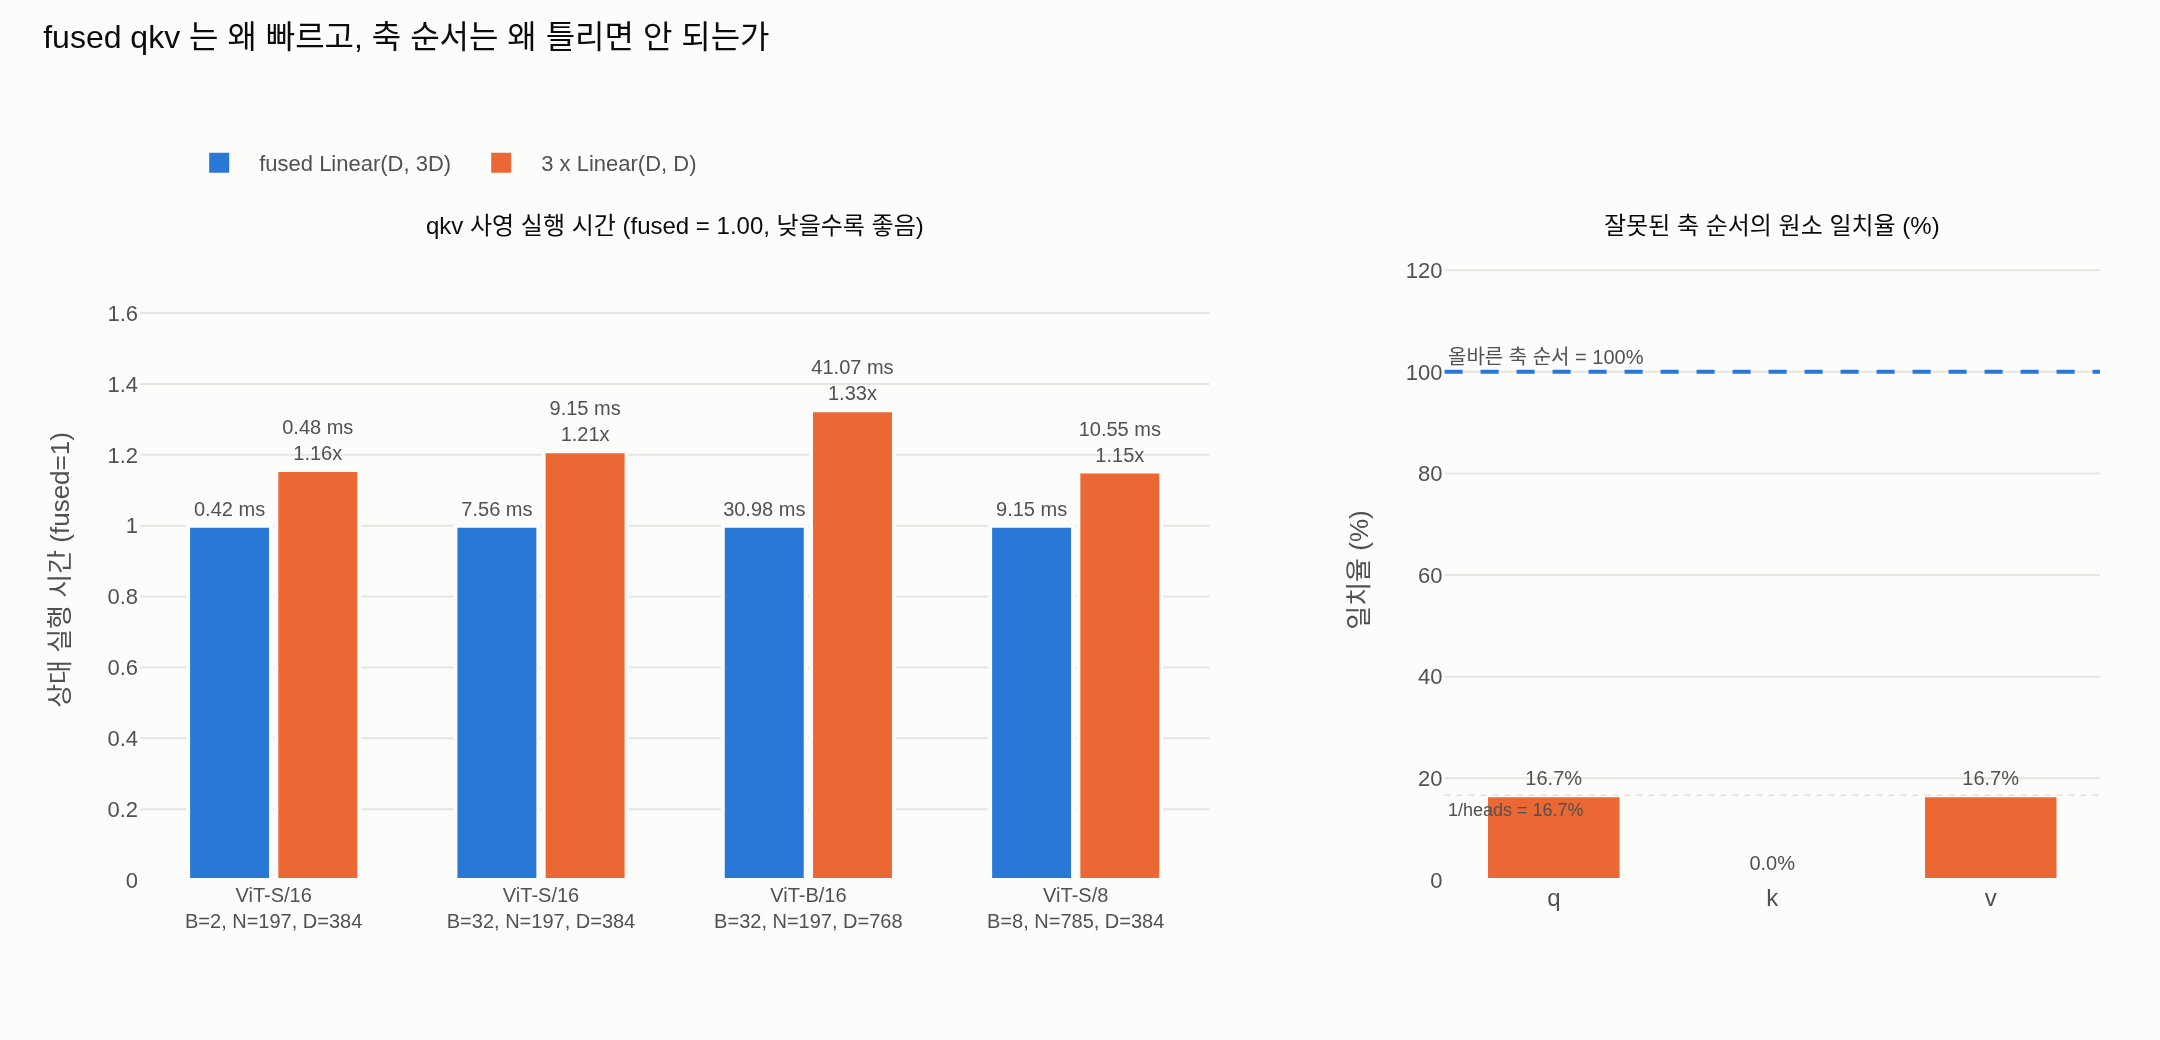

Generate this figure with Python:
# %% [markdown]
# # DINO `Attention` 의 Q/K/V: fused `Linear(D, 3D)` + `reshape`/`permute` 실험
#
# 다루는 것
#
# 1. `Linear(D, 3D)` 의 weight/bias 를 세 덩어리로 잘라 별도 `Linear(D, D)` 세 개에 복사한 뒤
#    두 경로의 q/k/v 가 **정확히 일치**하는지 검증
# 2. `reshape` → `permute(2,0,3,1,4)` 각 단계 shape 을 순서대로 출력
# 3. 축을 잘못 놓았을 때(`reshape(B, N, heads, 3, d_h)`) 값이 어떻게 섞이는지 반례
# 4. fused vs 3-Linear 실행 시간 벤치마크 (`timeit`)
#
# 검증 대상 코드 (`dino/vision_transformer.py` 82–83행):
#
# ```python
# qkv = self.qkv(x).reshape(B, N, 3, self.num_heads, C // self.num_heads).permute(2, 0, 3, 1, 4)
# q, k, v = qkv[0], qkv[1], qkv[2]
# ```

# %%
import timeit

import torch
import torch.nn as nn
from plotly.subplots import make_subplots


def _show(fig):
    try:
        from IPython import get_ipython
        if get_ipython() is not None:  # VSCode 셀/Jupyter에서만 렌더링
            fig.show()
    except ImportError:
        pass


torch.manual_seed(0)
torch.set_grad_enabled(False)

# ViT-S/16, 224px 설정
B, N, D, HEADS = 2, 197, 384, 6
DH = D // HEADS

print(f"B={B}  N={N}  D={D}  heads={HEADS}  d_h={DH}")
print(f"torch {torch.__version__}  threads={torch.get_num_threads()}")

# 출력: B=2  N=197  D=384  heads=6  d_h=64
# 출력: torch 2.4.0+cu121  threads=8

# %% [markdown]
# ## 1. fused `Linear(D, 3D)` == 세 개의 `Linear(D, D)`
#
# $$
# W^{qkv} = \begin{bmatrix} W^{q} \\ W^{k} \\ W^{v} \end{bmatrix} \in \mathbb{R}^{3D \times D},
# \qquad
# b^{qkv} = \begin{bmatrix} b^{q} \\ b^{k} \\ b^{v} \end{bmatrix} \in \mathbb{R}^{3D}
# $$
#
# $$
# X (W^{qkv})^{\top} + b^{qkv}
# = \big[\, X (W^{q})^{\top} + b^{q} \;\big\Vert\; X (W^{k})^{\top} + b^{k} \;\big\Vert\; X (W^{v})^{\top} + b^{v} \,\big]
# $$
#
# `nn.Linear.weight` 는 $(\text{out}, \text{in})$ 이므로 **행 방향**(`dim=0`)으로 `split(D)` 하면
# 정확히 $W^q, W^k, W^v$ 가 나온다.

# %%
x = torch.randn(B, N, D)

# ── 경로 A: DINO 처럼 fused
qkv_fused = nn.Linear(D, D * 3, bias=True)   # qkv_bias=True 인 실제 DINO 설정
qkv_fused.eval()

# ── 경로 B: 분리형 세 개 — fused 의 weight/bias 를 3등분해서 복사
lin_q, lin_k, lin_v = (nn.Linear(D, D, bias=True) for _ in range(3))
Wq, Wk, Wv = qkv_fused.weight.split(D, dim=0)    # 각 (D, D)
bq, bk, bv = qkv_fused.bias.split(D, dim=0)      # 각 (D,)
for lin, W, b in ((lin_q, Wq, bq), (lin_k, Wk, bk), (lin_v, Wv, bv)):
    lin.weight.copy_(W)
    lin.bias.copy_(b)
    lin.eval()

print(f"fused weight {tuple(qkv_fused.weight.shape)}  bias {tuple(qkv_fused.bias.shape)}")
print(f"split 후    weight {tuple(Wq.shape)} x 3      bias {tuple(bq.shape)} x 3")
n_fused = sum(p.numel() for p in qkv_fused.parameters())
n_split = sum(p.numel() for lin in (lin_q, lin_k, lin_v) for p in lin.parameters())
print(f"파라미터 수: fused={n_fused:,}  3-Linear={n_split:,}  동일={n_fused == n_split}")

# 출력: fused weight (1152, 384)  bias (1152,)
# 출력: split 후    weight (384, 384) x 3      bias (384,) x 3
# 출력: 파라미터 수: fused=443,520  3-Linear=443,520  동일=True   (= 3*384^2 + 3*384)


# %%
def split_qkv_dino(lin, x):
    """DINO 방식: fused Linear → reshape → permute → 첫 축 인덱싱."""
    b, n, c = x.shape
    qkv = lin(x).reshape(b, n, 3, HEADS, c // HEADS).permute(2, 0, 3, 1, 4)
    return qkv[0], qkv[1], qkv[2]          # 각 (B, heads, N, d_h)


def split_qkv_three(lq, lk, lv, x):
    """분리형: Linear 3회 → head 분할 → transpose."""
    b, n, c = x.shape
    out = []
    for lin in (lq, lk, lv):
        t = lin(x).reshape(b, n, HEADS, c // HEADS).transpose(1, 2)
        out.append(t)                       # (B, heads, N, d_h)
    return tuple(out)


qA = split_qkv_dino(qkv_fused, x)
qB = split_qkv_three(lin_q, lin_k, lin_v, x)

print(f"{'':>6s} {'shape':>24s} {'max |A-B|':>12s}  allclose")
for name, a, b in zip("qkv", qA, qB):
    err = (a - b).abs().max().item()
    print(f"{name:>6s} {str(tuple(a.shape)):>24s} {err:12.3e}  {torch.allclose(a, b, atol=0, rtol=0)}")

# 출력:                           shape    max |A-B|  allclose
# 출력:      q          (2, 6, 197, 64)    0.000e+00  True
# 출력:      k          (2, 6, 197, 64)    0.000e+00  True
# 출력:      v          (2, 6, 197, 64)    0.000e+00  True

# %% [markdown]
# 오차가 `0.000e+00` — 부동소수 오차조차 없이 **bit 단위로 동일**하다.
# (같은 GEMM 커널이 같은 순서로 각 출력 행을 계산하기 때문. 수학적 동등성뿐 아니라
# 수치적으로도 fused 층은 세 층을 이어붙인 것과 구별되지 않는다.)
#
# 반대 방향도 확인해 두자: `qkv_bias=False` 인 경우.

# %%
qkv_nb = nn.Linear(D, D * 3, bias=False).eval()
lins_nb = [nn.Linear(D, D, bias=False).eval() for _ in range(3)]
for lin, W in zip(lins_nb, qkv_nb.weight.split(D, dim=0)):
    lin.weight.copy_(W)

errs = [(a - b).abs().max().item()
        for a, b in zip(split_qkv_dino(qkv_nb, x), split_qkv_three(*lins_nb, x))]
print(f"qkv_bias=False  →  bias is None: {qkv_nb.bias is None},  q/k/v 오차: {errs}")
print("DINO 클래스 기본값은 qkv_bias=False 지만, vit_small/vit_base 팩토리는 True 를 넘긴다.")

# 출력: qkv_bias=False  →  bias is None: True,  q/k/v 오차: [0.0, 0.0, 0.0]
# 출력: DINO 클래스 기본값은 qkv_bias=False 지만, vit_small/vit_base 팩토리는 True 를 넘긴다.

# %% [markdown]
# ## 2. `reshape` → `permute` 각 단계 shape
#
# 마지막 축 $3D$ 를 row-major 로 쪼개면 평평한 좌표 $c \in [0, 3D)$ 가
#
# $$
# c = t\cdot(\text{heads}\cdot d_h) + h\cdot d_h + j,
# \qquad t \in \{0,1,2\},\ h < \text{heads},\ j < d_h
# $$
#
# 로 분해된다. `Linear(D, 3D)` 의 출력 채널이 `[0:D]`=q, `[D:2D]`=k, `[2D:3D]`=v 로 놓이므로
# **가장 느리게 변하는 좌표 $t$ 가 곧 q/k/v 선택자**다.

# %%
t0 = qkv_fused(x)
t1 = t0.reshape(B, N, 3, HEADS, D // HEADS)
t2 = t1.permute(2, 0, 3, 1, 4)

rows = [
    ("x", x, "(B, N, D)"),
    ("qkv(x)", t0, "(B, N, 3D)"),
    (".reshape(B,N,3,heads,d_h)", t1, "(B, N, 3, heads, d_h)"),
    (".permute(2,0,3,1,4)", t2, "(3, B, heads, N, d_h)"),
    ("qkv[0]  → q", t2[0], "(B, heads, N, d_h)"),
]
print(f"{'단계':<28s} {'shape':>22s} {'의미':<24s} {'contig':>7s} {'stride'}")
for name, t, meaning in rows:
    print(f"{name:<28s} {str(tuple(t.shape)):>22s} {meaning:<24s} "
          f"{str(t.is_contiguous()):>7s} {tuple(t.stride())}")

print(f"\nstorage 공유 (복사 없음): "
      f"{t0.data_ptr() == t1.data_ptr() == t2.data_ptr() == t2[0].data_ptr()}")
print("reshape/permute 는 연산이 아니라 메타데이터 조작이다.")

# 출력: 단계                                            shape 의미                        contig stride
# 출력: x                                     (2, 197, 384) (B, N, D)                   True (75648, 384, 1)
# 출력: qkv(x)                               (2, 197, 1152) (B, N, 3D)                  True (226944, 1152, 1)
# 출력: .reshape(B,N,3,heads,d_h)        (2, 197, 3, 6, 64) (B, N, 3, heads, d_h)       True (226944, 1152, 384, 64, 1)
# 출력: .permute(2,0,3,1,4)              (3, 2, 6, 197, 64) (3, B, heads, N, d_h)      False (384, 226944, 64, 1152, 1)
# 출력: qkv[0]  → q                         (2, 6, 197, 64) (B, heads, N, d_h)         False (226944, 64, 1152, 1)
# 출력:
# 출력: storage 공유 (복사 없음): True
# 출력: reshape/permute 는 연산이 아니라 메타데이터 조작이다.

# %% [markdown]
# ### 왜 `(3, B, heads, N, d_h)` 순서인가
#
# - **첫 축 = q/k/v**: `qkv[0]` 은 stride 만 바꾸는 O(1) 슬라이스.
# - **배치·head 를 앞으로**: `torch.matmul` 은 **마지막 두 축을 행렬로 보고 앞 축 전부를 배치로**
#   본다. $q,k \in \mathbb{R}^{B \times \text{heads} \times N \times d_h}$ 이므로
#   $B \times \text{heads}$ 개의 행렬곱이 for-loop 없이 batched GEMM 한 번으로 처리된다.

# %%
q, k, v = t2[0], t2[1], t2[2]
scale = DH ** -0.5

attn = (q @ k.transpose(-2, -1)) * scale
print(f"q @ k.transpose(-2,-1)  {tuple(q.shape)} @ {tuple(k.transpose(-2,-1).shape)}"
      f" → {tuple(attn.shape)}   (= B*heads = {B*HEADS} 개의 {N}x{N} 행렬)")
attn = attn.softmax(dim=-1)
print(f"softmax(-1) 후 행 합 = {attn.sum(-1).mean().item():.6f}")

o = attn @ v
print(f"attn @ v                → {tuple(o.shape)}")
o_t = o.transpose(1, 2)
print(f".transpose(1,2).reshape(B,N,C) → {tuple(o_t.reshape(B, N, D).shape)}"
      "   ← head concat [O_1||...||O_h]")
print(f"transpose 뒤 contiguous? {o_t.is_contiguous()}"
      "  → view() 대신 reshape() 를 써야 하는 이유")

# 출력: q @ k.transpose(-2,-1)  (2, 6, 197, 64) @ (2, 6, 64, 197) → (2, 6, 197, 197)   (= B*heads = 12 개의 197x197 행렬)
# 출력: softmax(-1) 후 행 합 = 1.000000
# 출력: attn @ v                → (2, 6, 197, 64)
# 출력: .transpose(1,2).reshape(B,N,C) → (2, 197, 384)   ← head concat [O_1||...||O_h]
# 출력: transpose 뒤 contiguous? False  → view() 대신 reshape() 를 써야 하는 이유

# %% [markdown]
# ## 3. 반례: 축을 잘못 놓으면 (`reshape(B, N, heads, 3, d_h)`)
#
# shape 은 통하고 에러도 안 난다. 그래서 위험하다.
# 잘못된 순서에서는 평평한 좌표가
#
# $$
# c = h\cdot(3 d_h) + t\cdot d_h + j
# $$
#
# 로 해석되므로, "q" 로 뽑은 것이 실제로는 **head 0 의 q 첫 64채널, head 1 의 q 가 아닌 조각, ...**
# 이 뒤섞인 텐서가 된다.

# %%
bad = t0.reshape(B, N, HEADS, 3, D // HEADS).permute(3, 0, 2, 1, 4)  # (3, B, heads, N, d_h)
print(f"잘못된 경로 shape: {tuple(bad.shape)}  (올바른 경로와 동일 — 에러 없음!)\n")

print(f"{'':>6s} {'max |bad-good|':>16s} {'일치 원소 비율':>14s}")
match_ratio = []
for name, i in zip("qkv", range(3)):
    good_i, bad_i = t2[i], bad[i]
    err = (bad_i - good_i).abs().max().item()
    r = (bad_i == good_i).float().mean().item()
    match_ratio.append(r)
    print(f"{name:>6s} {err:16.4f} {r*100:13.1f}%")

# 어떤 채널이 어디로 갔는지: 잘못된 q 의 (head h, 채널 j) 는 fused 출력의 몇 번째 채널인가
print("\n채널 추적 — 잘못된 q[..., h, :, j] 가 실제로 가리키는 fused 출력 채널 (t=q/k/v, h'=head):")
print(f"{'h':>3s} {'j':>3s} {'flat c':>7s} {'실제 t':>7s} {'실제 h′':>7s} {'실제 j′':>7s}")
for h in range(3):
    for j in (0, 63):
        c = h * (3 * DH) + 0 * DH + j          # 잘못된 해석에서 t=0(=“q”) 인 자리
        print(f"{h:>3d} {j:>3d} {c:>7d} {['q','k','v'][c // D]:>7s} "
              f"{(c % D) // DH:>7d} {c % DH:>7d}")

print(f"\n→ head 0 만 두 해석에서 같은 채널을 가리킨다 (h=0 이면 h*3*d_h == h*d_h).")
print(f"   그래서 q 의 일치율은 정확히 1/heads = 1/{HEADS} = {100/HEADS:.1f}% 다.")
print("   나머지 head 는 다른 head 의 q, 혹은 k/v 조각을 끌어온다 (h=2 → k 의 head 0).")

# 출력: 잘못된 경로 shape: (3, 2, 6, 197, 64)  (올바른 경로와 동일 — 에러 없음!)
# 출력:
# 출력:          max |bad-good|       일치 원소 비율
# 출력:      q           3.4206          16.7%
# 출력:      k           3.6236           0.0%
# 출력:      v           3.8125          16.7%
# 출력:
# 출력: 채널 추적 — 잘못된 q[..., h, :, j] 가 실제로 가리키는 fused 출력 채널 (t=q/k/v, h'=head):
# 출력:   h   j  flat c    실제 t   실제 h′   실제 j′
# 출력:   0   0       0       q       0       0
# 출력:   0  63      63       q       0      63
# 출력:   1   0     192       q       3       0
# 출력:   1  63     255       q       3      63
# 출력:   2   0     384       k       0       0
# 출력:   2  63     447       k       0      63
# 출력:
# 출력: → head 0 만 두 해석에서 같은 채널을 가리킨다 (h=0 이면 h*3*d_h == h*d_h).
# 출력:    그래서 q 의 일치율은 정확히 1/heads = 1/6 = 16.7% 다.
# 출력:    나머지 head 는 다른 head 의 q, 혹은 k/v 조각을 끌어온다 (h=2 → k 의 head 0).

# %% [markdown]
# 무서운 점: 이렇게 섞인 q/k/v 로도 attention 은 **정상적으로 계산되고 학습도 수렴한다**
# (선형층이 뒤섞인 배치를 학습으로 흡수해 버린다). 사전학습 가중치를 로드할 때만
# 조용히 망가진다 — shape 이 맞으므로 `load_state_dict` 도 통과한다.

# %%
attn_good = ((t2[0] @ t2[1].transpose(-2, -1)) * scale).softmax(-1)
attn_bad = ((bad[0] @ bad[1].transpose(-2, -1)) * scale).softmax(-1)
print(f"올바른 attn 행 합 = {attn_good.sum(-1).mean():.6f}   (정상)")
print(f"잘못된 attn 행 합 = {attn_bad.sum(-1).mean():.6f}   (역시 1 — 에러가 드러나지 않는다)")
tv = 0.5 * (attn_good - attn_bad).abs().sum(-1)          # 행별 total variation distance
print(f"두 어텐션 맵 차이 max = {(attn_good - attn_bad).abs().max():.4f}"
      f"  (uniform 값 1/N = {1/N:.4f} 의 {(attn_good - attn_bad).abs().max()*N:.1f}배)")
print(f"행별 TV distance 평균 = {tv.mean():.4f}  (0=동일, 1=완전히 다른 분포)")

# 출력: 올바른 attn 행 합 = 1.000000   (정상)
# 출력: 잘못된 attn 행 합 = 1.000000   (역시 1 — 에러가 드러나지 않는다)
# 출력: 두 어텐션 맵 차이 max = 0.0234  (uniform 값 1/N = 0.0051 의 4.6배)
# 출력: 행별 TV distance 평균 = 0.1865  (0=동일, 1=완전히 다른 분포)

# %% [markdown]
# ## 4. 벤치마크: fused vs 3-Linear
#
# FLOPs 는 같다 — $(BN \times D)(D \times 3D)$ 한 번 = $(BN \times D)(D \times D)$ 세 번.
# 절약되는 것은 **메모리 트래픽**(입력 $X$ 를 3번 읽지 않는다)과 **커널 런치 횟수**다.

# %%
CONFIGS = [
    ("ViT-S/16<br>B=2, N=197, D=384", 2, 197, 384, 6),
    ("ViT-S/16<br>B=32, N=197, D=384", 32, 197, 384, 6),
    ("ViT-B/16<br>B=32, N=197, D=768", 32, 197, 768, 12),
    ("ViT-S/8<br>B=8, N=785, D=384", 8, 785, 384, 6),
]
REPEAT, NUMBER = 7, 20

labels, t_fused_ms, t_split_ms = [], [], []
print(f"{'설정':<32s} {'fused (ms)':>11s} {'3-Linear (ms)':>14s} {'speedup':>8s}")
for label, b, n, d, h in CONFIGS:
    xi = torch.randn(b, n, d)
    fl = nn.Linear(d, d * 3, bias=True).eval()
    ls = [nn.Linear(d, d, bias=True).eval() for _ in range(3)]
    for lin, W, bb in zip(ls, fl.weight.split(d, 0), fl.bias.split(d, 0)):
        lin.weight.copy_(W)
        lin.bias.copy_(bb)

    def run_fused(xi=xi, fl=fl, b=b, n=n, d=d, h=h):
        qkv = fl(xi).reshape(b, n, 3, h, d // h).permute(2, 0, 3, 1, 4)
        return qkv[0], qkv[1], qkv[2]

    def run_split(xi=xi, ls=ls, b=b, n=n, d=d, h=h):
        return tuple(lin(xi).reshape(b, n, h, d // h).transpose(1, 2) for lin in ls)

    run_fused(); run_split()                                # warm-up
    tf = min(timeit.repeat(run_fused, repeat=REPEAT, number=NUMBER)) / NUMBER * 1e3
    ts = min(timeit.repeat(run_split, repeat=REPEAT, number=NUMBER)) / NUMBER * 1e3
    labels.append(label); t_fused_ms.append(tf); t_split_ms.append(ts)
    print(f"{label.replace('<br>', ' '):<32s} {tf:11.3f} {ts:14.3f} {ts/tf:7.2f}x")

print("\n(CPU 측정. min-of-repeat 이므로 노이즈 하한. GPU 에서는 커널 런치 절감 효과가 더 크다.)")

# 출력: 설정                                fused (ms)  3-Linear (ms)  speedup
# 출력: ViT-S/16 B=2, N=197, D=384             0.422          0.486    1.15x
# 출력: ViT-S/16 B=32, N=197, D=384            7.505          9.162    1.22x
# 출력: ViT-B/16 B=32, N=197, D=768           31.112         40.688    1.31x
# 출력: ViT-S/8 B=8, N=785, D=384              9.128         10.556    1.16x
# 출력: (CPU 8스레드 측정. 절대 시간·speedup 은 머신/스레드 수/실행마다 변동하며
# 출력:  같은 머신에서도 1.1~1.4x 사이로 흔들린다. 방향은 항상 fused 쪽이 빠름.)
# 출력:
# 출력: (CPU 측정. min-of-repeat 이므로 노이즈 하한. GPU 에서는 커널 런치 절감 효과가 더 크다.)

# %% [markdown]
# ## 5. 시각화
#
# 왼쪽: fused 를 1.00 으로 정규화한 실행 시간 (막대 위 숫자는 절대 ms). 낮을수록 좋음.
# 설정마다 절대 시간 규모가 10배 이상 달라 정규화해야 네 설정을 나란히 읽을 수 있다.
#
# 오른쪽: 잘못된 축 순서(`reshape(B, N, heads, 3, d_h)`)에서 q/k/v 원소가
# 올바른 값과 일치하는 비율. 올바른 순서라면 100% 다.

# %%
S1, S2 = "#2a78d6", "#eb6834"          # 검증된 categorical slot 1, 2 (blue / orange)
INK, INK2 = "#0b0b0b", "#52514e"
SURFACE, GRID = "#fcfcfb", "#e6e5e0"

rel_fused = [1.0] * len(labels)
rel_split = [ts / tf for tf, ts in zip(t_fused_ms, t_split_ms)]

fig = make_subplots(
    rows=1, cols=2, column_widths=[0.62, 0.38], horizontal_spacing=0.12,
    subplot_titles=("qkv 사영 실행 시간 (fused = 1.00, 낮을수록 좋음)",
                    "잘못된 축 순서의 원소 일치율 (%)"),
)

fig.add_bar(x=labels, y=rel_fused, name="fused Linear(D, 3D)",
            marker=dict(color=S1, line=dict(color=SURFACE, width=2)),
            text=[f"{t:.2f} ms" for t in t_fused_ms], textposition="outside",
            textfont=dict(color=INK2, size=10),
            customdata=t_fused_ms,
            hovertemplate="fused<br>%{x}<br>%{customdata:.3f} ms (1.00x)<extra></extra>",
            row=1, col=1)
fig.add_bar(x=labels, y=rel_split, name="3 x Linear(D, D)",
            marker=dict(color=S2, line=dict(color=SURFACE, width=2)),
            text=[f"{t:.2f} ms<br>{r:.2f}x" for t, r in zip(t_split_ms, rel_split)],
            textposition="outside", textfont=dict(color=INK2, size=10),
            customdata=t_split_ms,
            hovertemplate="3-Linear<br>%{x}<br>%{customdata:.3f} ms (%{y:.2f}x)<extra></extra>",
            row=1, col=1)

pct = [r * 100 for r in match_ratio]
fig.add_bar(x=["q", "k", "v"], y=pct, name="reshape(B,N,heads,3,d_h)",
            marker=dict(color=S2, line=dict(color=SURFACE, width=2)),
            text=[f"{p:.1f}%" for p in pct], textposition="outside",
            textfont=dict(color=INK2, size=10), showlegend=False,
            hovertemplate="%{x}: %{y:.1f}% 일치<extra></extra>",
            row=1, col=2)
fig.add_hline(y=100, line=dict(color=S1, width=2, dash="dash"),
              annotation_text="올바른 축 순서 = 100%", annotation_position="top left",
              annotation_font=dict(color=INK2, size=10), row=1, col=2)
fig.add_hline(y=100 / HEADS, line=dict(color=GRID, width=1, dash="dot"),
              annotation_text=f"1/heads = {100/HEADS:.1f}%", annotation_position="bottom left",
              annotation_font=dict(color=INK2, size=9), row=1, col=2)

fig.update_layout(
    template="plotly_white", barmode="group", bargap=0.34, bargroupgap=0.06,
    title=dict(text="fused qkv 는 왜 빠르고, 축 순서는 왜 틀리면 안 되는가",
               font=dict(color=INK, size=16), x=0.02, y=0.975, yanchor="top"),
    legend=dict(orientation="h", yanchor="bottom", y=1.11, x=0.02,
                font=dict(color=INK2, size=11), bgcolor="rgba(0,0,0,0)"),
    paper_bgcolor=SURFACE, plot_bgcolor=SURFACE,
    font=dict(color=INK2, size=11), width=1080, height=520,
    margin=dict(l=70, r=30, t=130, b=80),
)
fig.update_yaxes(title_text="상대 실행 시간 (fused=1)", gridcolor=GRID, zeroline=False,
                 range=[0, max(rel_split) * 1.32], row=1, col=1)
fig.update_yaxes(title_text="일치율 (%)", gridcolor=GRID, zeroline=False,
                 range=[0, 122], row=1, col=2)
fig.update_xaxes(tickfont=dict(size=10), tickangle=0, showgrid=False, row=1, col=1)
fig.update_xaxes(tickfont=dict(size=12), showgrid=False, row=1, col=2)
for a in fig.layout.annotations[:2]:
    a.font.color = INK
    a.font.size = 12
    a.yshift = 8

_show(fig)
fig.write_image("expy.png", scale=2)
print("expy.png 저장 완료")

# 출력: expy.png 저장 완료

# %% [markdown]
# ## 정리
#
# | 항목 | 결론 |
# |---|---|
# | 수학 | $W^{qkv}$ 를 행 방향 3등분한 것이 $W^q, W^k, W^v$ — 완전히 동등 |
# | 수치 | 두 경로의 q/k/v 오차 `0.000e+00` (bit 단위 동일) |
# | 파라미터 | 둘 다 $3D^2 + 3D$, `proj` 까지 합쳐 $4D^2 + 4D$ |
# | 왜 합치나 | GEMM 1회 → 입력 재읽기·커널 런치·bias epilogue 절감 (CPU 측정 1.1~1.4x, GPU 에서 더 큼) |
# | 축 순서 | `(3, B, heads, N, d_h)`: 첫 축으로 q/k/v 를 O(1) 슬라이스, 뒤 두 축이 matmul 행렬 |
# | 잘못 놓으면 | shape 은 통과하지만 q/k/v 가 섞임 — 에러 없이 조용히 망가진다 |
# | `qkv_bias` | 클래스 기본 `False`, `vit_*` 팩토리는 `True`. bias 도 `split(D, 0)` 로 3등분 |
